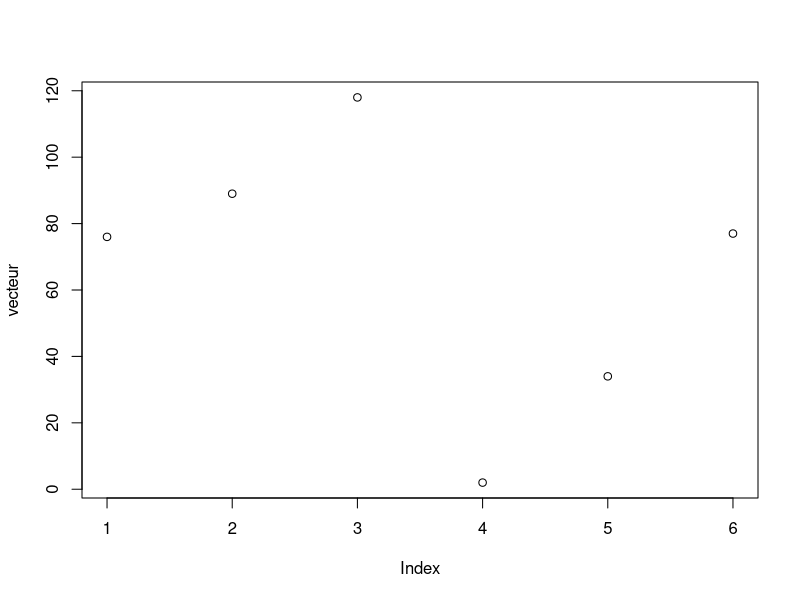

This chart was generated by the following R code: (Note: this script raises an error after producing the figure.)
#Types de données : factor, date, numeric, character
#Stockage des données : vectors, matrix, dataframe, list

#Variable = stocke des éléments textuels ou numériques
x <- 7
x

#Toutes les opérations mathématiques sont possibles
y <- 16
z <- x*y #opérateurs : + - * /
z

is.numeric(z) #valeur numérique ?
is.character(z) #valeur texte ?
is.integer(z) #valeur xx ?

#Logarithmes vs Puissance

log(base=2, x=16)
2^4

log(base=10, x=100)
10^2

log(base=4, x=1024)
4^5

#Vecteurs : collection de données de même type
rm(x) #pour supprimer une variable enregistré dans le système
x <- c(7,8,10,2,45)
x
sort(x) #tri croissant du vecteur
rank(x) #donne la place du tri dans le vecteur (2=7, 3=8, 4=10, 1=2, 5=45 )
order(x) #donne la place de la valeur dans le vecteur par rapport tri (  4=2, 1=2, 2=7, 3= 8, 5=45)

#On peut créer un vecteur avec des variables
vec <- c(y,z)
vec

#Imprimer une variable
print(x)
#ou
x
#voir le tableau de données
View(x)

#Supposons le vecteur suivant :
vecteur <- c(76,89,118,2,34,77)

mean(vecteur) #Calculer la moyenne

moyenne <- mean(vecteur) #Stocker la moyenne dans une variable
moyenne

#Opérations : médiane, maximum, minimum
mediane <- median(vecteur)
mediane

max(vecteur) #maximum

min(vecteur) #minimum

sum(vecteur) #somme de toutes les valeurs du vecteur

#Est-ce que la médiane est plus grande que la moyenne ?
mediane > moyenne # > > >= <= == != (booléen : TRUE ou FALSE)

#Visualiser un vecteur
plot(vecteur)

#Ajouter N à l'ensemble des valeurs
vecteur
vecteur + 4

#Stocker l'opération dans la variable
vecteur <- vecteur + 4
vecteur

#Sommaire (maximum, minimum, médiane, moyenne, distribution)
summary(vecteur)

#Remplacer une valeur par une autre (variable, position, valeur)
vecteur <- replace(vecteur,2,234) 
vecteur

#Comparer des vecteurs
vecteur2 <- c(56,786,77,124,12,8)

#La moyenne de vecteur est-elle plus grande que celle de vecteur2 ?
mean(vecteur) > mean(vecteur2) 

#Les deux vecteurs ont-ils la même taille ?
length(vecteur) < length(vecteur2)

#Y a-t-il une valeur NULL dans le vecteur ?
is.null(vecteur)

#Lier deux vecteurs
nouveau_vecteur <- rbind(vecteur,vecteur2)
nouveau_vecteur

#Créer un vecteurs avec toutes les valeurs de 1 à 100
nv <- 100
x <- seq(1,nv)
x

#Additionner toutes les valeurs
sum(x)

#Montre toutes les variables sauvegardées dans le système
ls()

#Aide à propos d'une fonction
help(ls)
?mean
?">"

# CTRL + L pour vider la console
# CTRL + enter pour exécuter la/les ligne/s

#Associer deux vecteurs
temperature <- c(35, 88, 42, 84, 81, 30)
ville <- c("Pékin", "Lagos", "Paris", "Rio de Janeiro", "San Juan", "Toronto")

names(temperature) <- ville
temperature

#Longueur
length(temperature)

#Quel type de données ?
class(temperature)
class(ville)

#Changement de classe
ville <- as.factor(ville) # as.Date as.numeric as.character
class(ville)
levels(ville)

#Matrice : tableau de vecteurs en deux dimensions, toutes les valeurs doivent avoir 
#le même mode (numérique, par exemple) et la même taille.

matrice <- matrix(data=c(9,2,3,4,5,6), ncol=3)
matrice

matrice2 <-matrix(data=c(vecteur,vecteur2), ncol=2)
matrice2

mean(matrice2) #Moyenne sur toutes les valeurs de la matrice

colMeans(matrice2) #Moyenne de chaque colonne de la matrice

rowMeans(matrice2) #Moyenne de chaque ligne de la matrice

#Création automatique d'une matrice (de 1 à 100 sur 10 lignes)

matrice3 <- matrix(1:100, nrow=10) 
matrice3

#Création automatiue de 11 à 20 sur deux lignes

matrice4 <- matrix(11:110, nrow=10)
matrice4

#Multiplication de deux matrices (doivent être de même taille)

matrice3*matrice4

#Listes : peuvent contenir tous types de valeurs et de données, 
#une liste peut aussi être un vecteur

li <- list(1,2,3)
li
length(li)

list(c(4,5,6)) #vecteur

#Array : vecteur multidimensionnel, données du même type
#Créer un array comportant des valeurs de 1 à 12 créées dans deux tableaux 
# de 3 colonnes et 2 lignes

array1 <- array(1:12,dim = c (2,3,2))
print(array1)

#Data Frame (DF) : tableau pouvant contenir différents types de données 
# (nombres, caractères...) - le plus couramment utilisé

tableau <- data.frame(vecteur,vecteur2)
tableau

colnames(tableau) <- c("Quantité","Pertes")
tableau

nrow(tableau) #Nombre de lignes

ncol(tableau) #Nombre de colonnes

str(tableau) #Structure

names(tableau)[2] #Affiche l'étiquette de la 2e colonne du tableau

summary(tableau$Pertes) #Sommaire de la colonne "Pertes"


#Affiche la première colonne

tableau2[1]

#OU

tableau2$Quantité

#Affiche la première valeur de la deuxième colonne

tableau[1,2]

#Stocker les valeurs d'une colonne dans un vecteur

vecteur3 <- tableau$Pertes
vecteur3

#Ajouter un vecteur au dataframe

tableau2 <- cbind(tableau,vecteur3)
tableau2

summary(tableau2)

head(tableau2) #affiche les premières lignes du tableau
tail(tableau2) #affiche les dernières lignes du tableau
head(tableau2, n=1) #affiche la première ligne du tableau
tail(tableau2, 2) #affiche les deux dernières lignes
tableau2[1,3] #valeur de la première ligne et de la troisième colonne

#Pour lier deux dataframe (même nombre de colonnes et d'arguments ) :
# df <- rbind(df1,df2)
